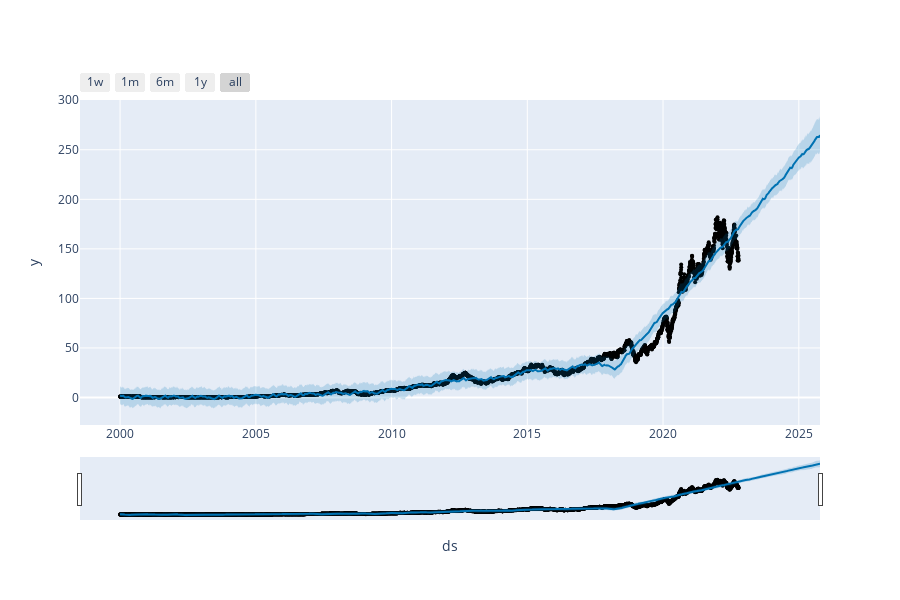

Notebook code for this chart:
### Code cell
plot_plotly(m, forecast)

### Figure 1 — Plotly figure (JSON) as saved in the notebook; plotly's stock layout.template omitted (floating-point values rounded to 4 significant figures; data arrays with more than 128 entries replaced by an {"elided": "..."} marker saying what was removed)
{"data": [{"marker": {"color": "black", "size": 4}, "mode": "markers", "name": "Actual", "type": "scatter", "x": {"elided": "5735 str values"}, "y": {"elided": "5735 float values"}}, {"hoverinfo": "skip", "line": {"width": 0}, "mode": "lines", "type": "scatter", "x": {"elided": "6830 str values"}, "y": {"elided": "6830 float values"}}, {"fill": "tonexty", "fillcolor": "rgba(0, 114, 178, 0.2)", "line": {"color": "#0072B2", "width": 2}, "mode": "lines", "name": "Predicted", "type": "scatter", "x": {"elided": "6830 str values"}, "y": {"elided": "6830 float values"}}, {"fill": "tonexty", "fillcolor": "rgba(0, 114, 178, 0.2)", "hoverinfo": "skip", "line": {"width": 0}, "mode": "lines", "type": "scatter", "x": {"elided": "6830 str values"}, "y": {"elided": "6830 float values"}}], "layout": {"height": 600, "showlegend": false, "width": 900, "xaxis": {"rangeselector": {"buttons": [{"count": 7, "label": "1w", "step": "day", "stepmode": "backward"}, {"count": 1, "label": "1m", "step": "month", "stepmode": "backward"}, {"count": 6, "label": "6m", "step": "month", "stepmode": "backward"}, {"count": 1, "label": "1y", "step": "year", "stepmode": "backward"}, {"step": "all"}]}, "rangeslider": {"visible": true}, "title": {"text": "ds"}, "type": "date"}, "yaxis": {"title": {"text": "y"}}}}
